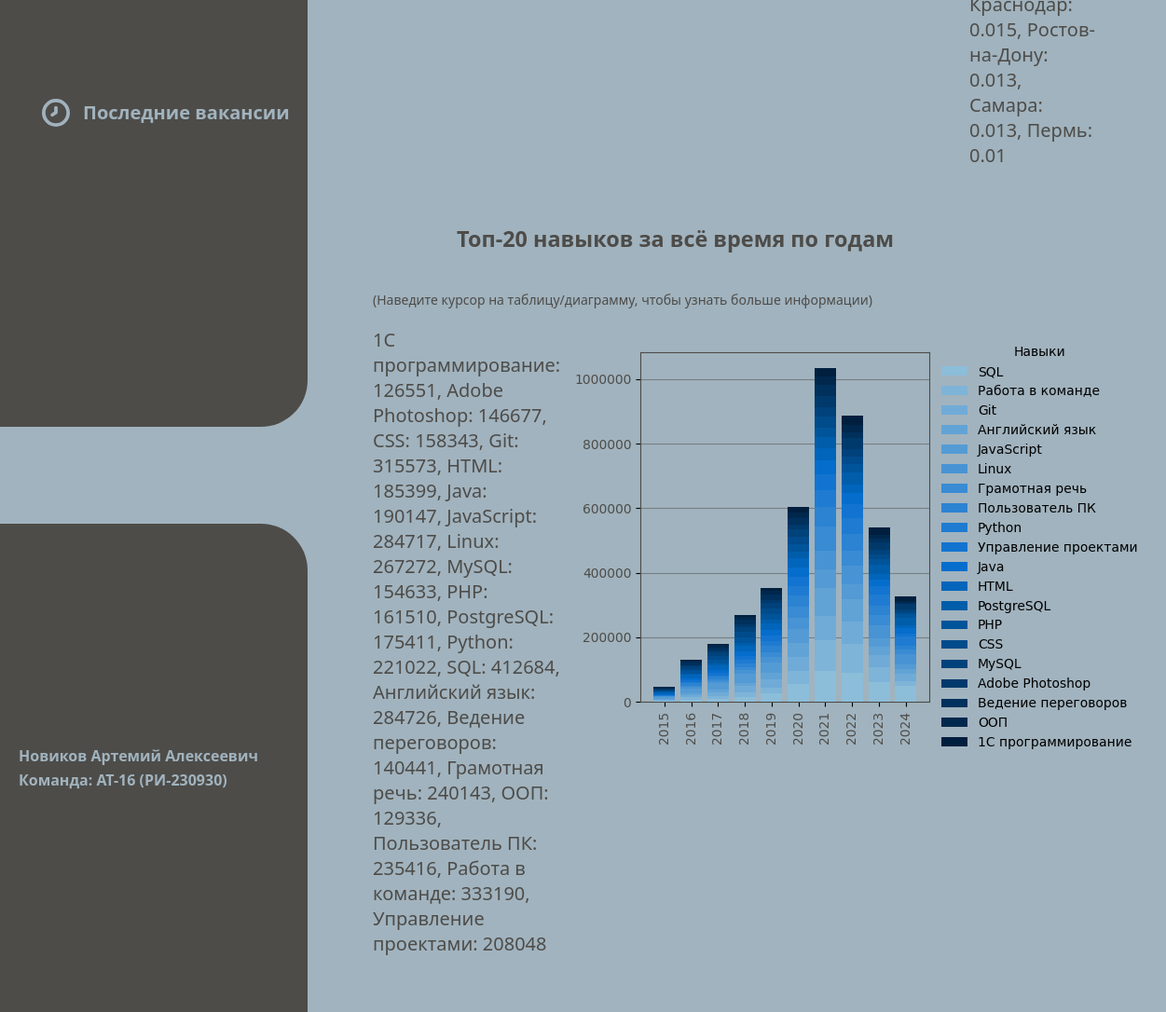
The app's page /general-statistics/ (lower part), older data.
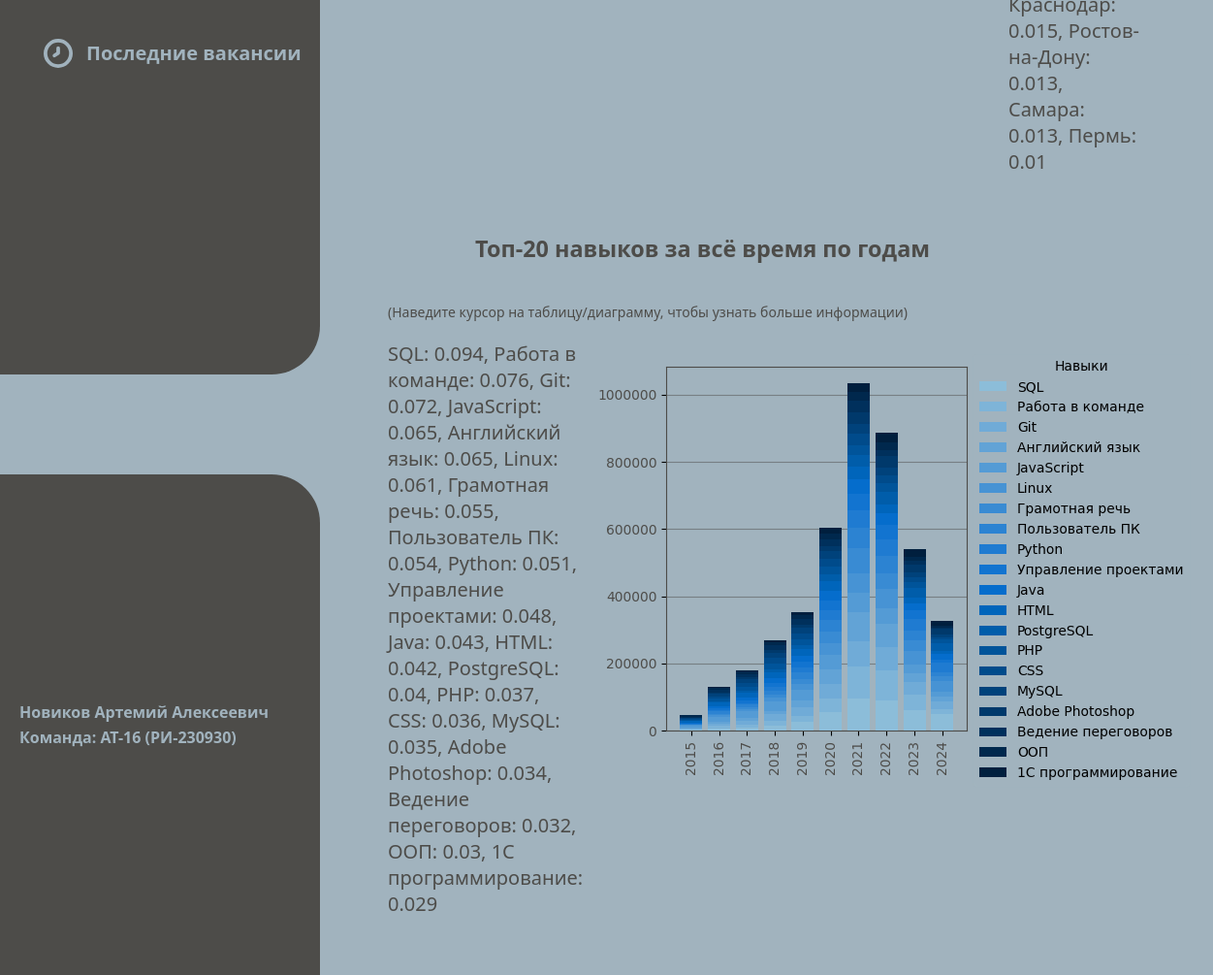
The same page, newer data.
### main_app/models.py (models this page shows, shortened)
class VacancyStatistics(models.Model):
    name = models.CharField(max_length=255, verbose_name='Название данных ("Название вакансии")')
    table_data = models.TextField(verbose_name='Данные для таблицы')
    image = models.ImageField(upload_to='media/', null=True, blank=False, verbose_name='Изображение графика')
    created_at = models.DateTimeField(auto_now_add=True, verbose_name='Дата создания')
    updated_at = models.DateTimeField(auto_now=True, verbose_name='Дата обновления')
    class Meta:
        verbose_name = "Статистика вакансий"
        verbose_name_plural = "Статистики вакансий"

### main_app/views.py (the view)
# urls.py: path('general-statistics/', views.general_statistics, name='general-statistics'),
def general_statistics(request):
    return render(
        request,
        'general-statistics.html',
        {
            'salary_by_year': get_stats('Динамика уровня зарплат по годам'),
            'vacancies_count_by_year': get_stats('Динамика количества вакансий по годам'),
            'salary_by_area': get_stats('Уровень зарплат по городам'),
            'vacancies_fraction_by_area': get_stats('Доля вакансий по городам'),
            'top_20_key_skills_by_year': get_stats('Топ-20 навыков по годам')
        }
    )

### main_app/views.py (called while the page is built)
def get_stats(data_name, vacancy_name='Все вакансии'):
    return VacancyStatistics.objects.get(name=f'{data_name} ({vacancy_name})')

### templates/general-statistics.html (shortened to what this page needs)
{% extends "template.html" %}
{% block content %}
    <main>
        <section>
            <div class="image-table-wrapper">
            </div>
        </section>
        <section>
            <h3>Топ-20 навыков за всё время по годам</h3>
            <p class="clue">(Наведите курсор на таблицу/диаграмму, чтобы узнать больше информации)</p>
            <div class="image-table-wrapper">
                <div class="tooltip-container">
                    {{ top_20_key_skills_by_year.table_data|safe }}
                </div>
                <div class="tooltip-container">
                    <img class="block-image tooltip" src="{{ top_20_key_skills_by_year.image.url }}" width="640" height="480" alt="График 'Топ-20 навыков по годам. Наиболее высокочастотные навыки'">
                </div>
            </div>
        </section>
    </main>
{% endblock %}

Row changes from the older to the newer data that the page shows:
changed VacancyStatistics: table_data "1С программирование: 126551, Adobe Photoshop: 146677, CSS: 158343, Git: 315573, HTML: 185399, Java: 190147, JavaScript: 284717, Linux: 267272, MySQL: 154633, PHP: 161510, PostgreSQL: 175411, Python: 221022, SQL: 412684, Английский язык: 284726, Ведение переговоров: 140441, Грамотная речь: 240143, ООП: 129336, Пользователь ПК: 235416, Работа в команде: 333190, Управление проектами: 208048" → "SQL: 0.094, Работа в команде: 0.076, Git: 0.072, JavaScript: 0.065, Английский язык: 0.065, Linux: 0.061, Грамотная речь: 0.055, Пользователь ПК: 0.054, Python: 0.051, Управление проектами: 0.048, Java: 0.043, HTML: 0.042, PostgreSQL: 0.04, PHP: 0.037, CSS: 0.036, MySQL: 0.035, Adobe Photoshop: 0.034, Ведение переговоров: 0.032, ООП: 0.03, 1С программирование: 0.029"
